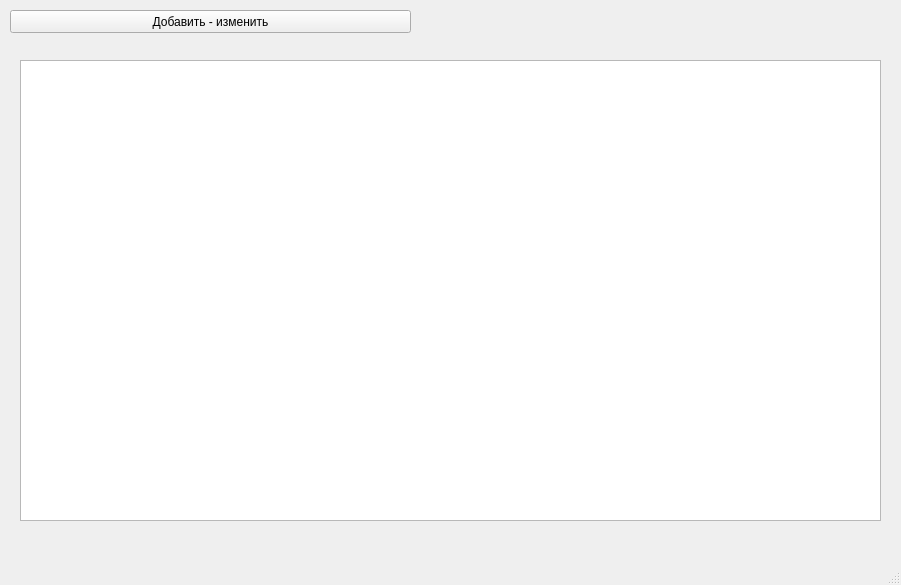
<?xml version="1.0" encoding="UTF-8"?>
<ui version="4.0">
 <class>MainWindow</class>
 <widget class="QMainWindow" name="MainWindow">
  <property name="geometry">
   <rect>
    <x>0</x>
    <y>0</y>
    <width>901</width>
    <height>585</height>
   </rect>
  </property>
  <property name="windowTitle">
   <string>MainWindow</string>
  </property>
  <property name="windowOpacity">
   <double>1.000000000000000</double>
  </property>
  <widget class="QWidget" name="centralwidget">
   <widget class="QPushButton" name="pushButton_1">
    <property name="geometry">
     <rect>
      <x>10</x>
      <y>10</y>
      <width>401</width>
      <height>23</height>
     </rect>
    </property>
    <property name="text">
     <string>Добавить - изменить</string>
    </property>
   </widget>
   <widget class="QTableWidget" name="tableWidget_1">
    <property name="geometry">
     <rect>
      <x>20</x>
      <y>60</y>
      <width>861</width>
      <height>461</height>
     </rect>
    </property>
   </widget>
  </widget>
  <widget class="QMenuBar" name="menubar">
   <property name="geometry">
    <rect>
     <x>0</x>
     <y>0</y>
     <width>901</width>
     <height>21</height>
    </rect>
   </property>
  </widget>
  <widget class="QStatusBar" name="statusbar"/>
 </widget>
 <resources/>
 <connections/>
</ui>
